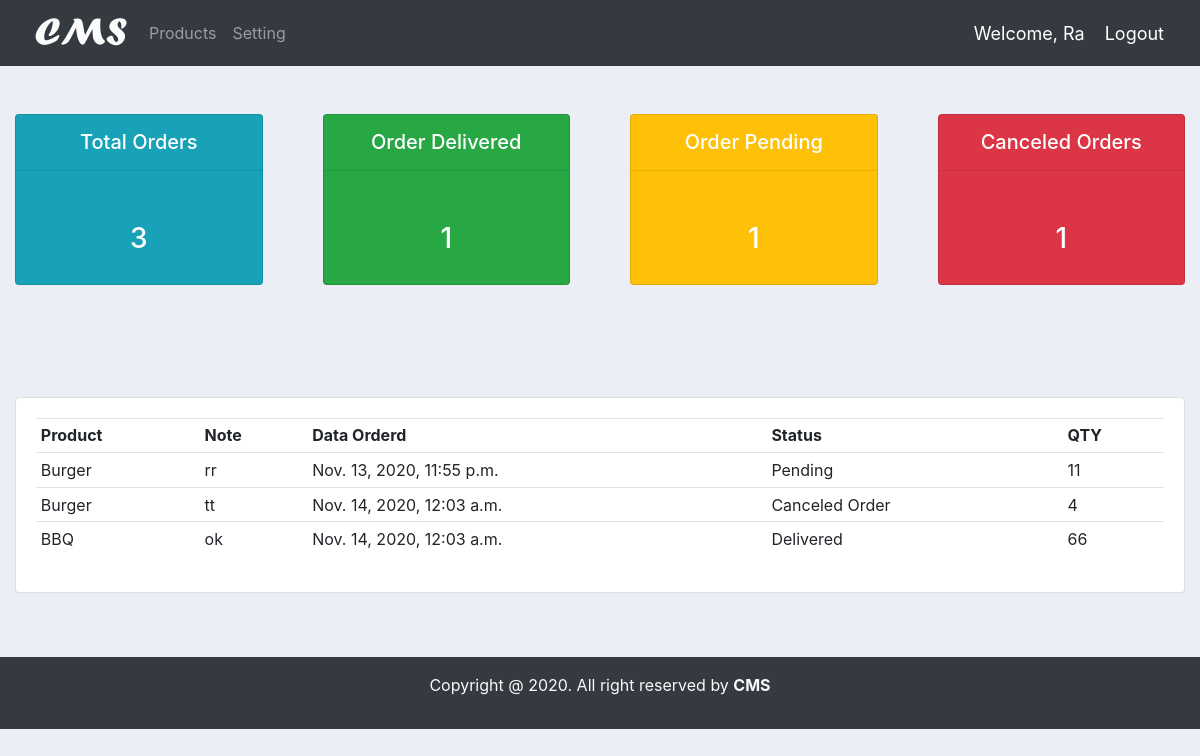
Page /user/ (signed in) on the earlier database version.
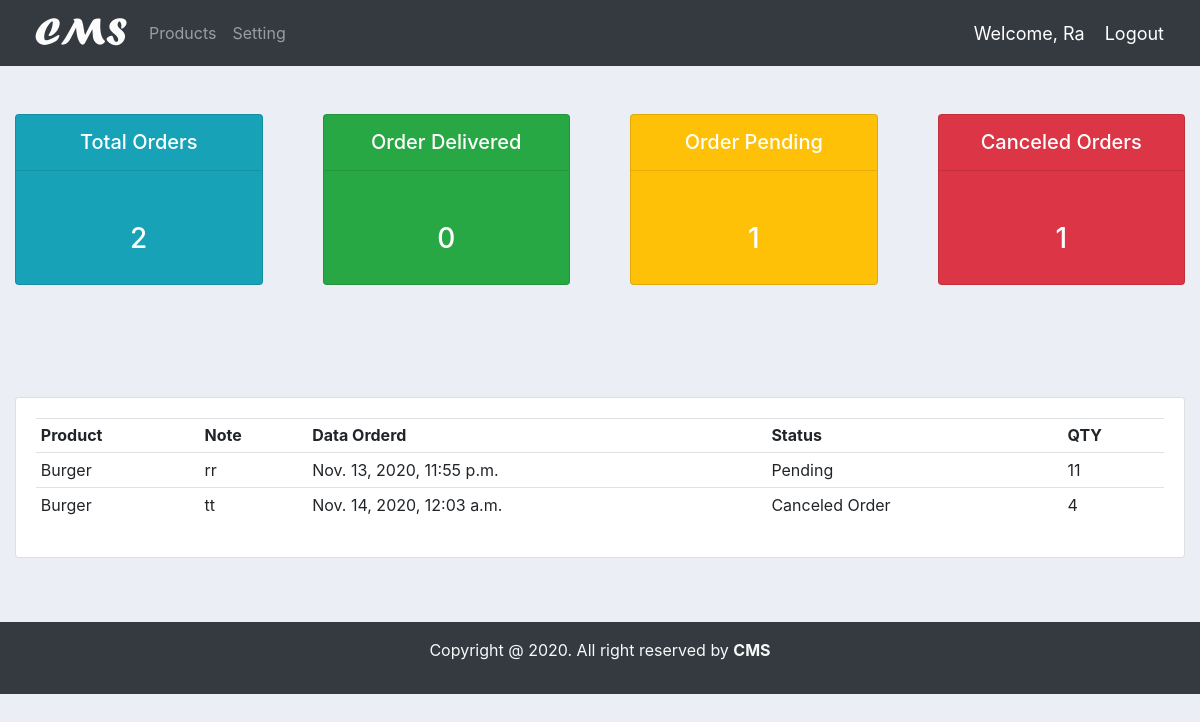
Same page on the later database version.
### accounts/models.py (models this page shows, shortened)
class Order(models.Model):
    STATUS = (
        ('Pending','Pending'),
        ('Canceled Order','Canceled Order'),
        ('Delivered','Delivered')
        )
    customer = models.ForeignKey(Customer, null=True, on_delete=models.SET_NULL)
    Product = models.ForeignKey(Product, null=True, on_delete=models.SET_NULL)
    date_created = models.DateTimeField(auto_now_add=True, null=True)
    statur = models.CharField(max_length=200, null=True, choices=STATUS)
    note = models.CharField(max_length=200, null=True)
    order_content = models.DecimalField(max_digits= 10000, null=True, decimal_places=0)

class Product(models.Model):
    CATAGORY = (
        ('Indoor','Indoor'),
        ('Out Door','Out Door'),
    )
    name = models.CharField(max_length=200, null=True)
    price = models.FloatField(null=True)
    catagory = models.CharField(max_length=200, null=True, choices=CATAGORY)
    descriprion = models.CharField(max_length=500 ,null=True, blank=True)
    data_created = models.DateTimeField(auto_now_add=True)
    tags = models.ManyToManyField(Tag)
    def __str__(self):
        return str(self.name)

### accounts/decorators.py (the view)
        def wrapper_func(request, *args, **kwargs):
            group = None
            if request.user.groups.exists():
                group = request.user.groups.all()[0].name
            if group in allowed_roles:
                return view_func(request, *args, **kwargs)
            else:
                context = {}
                return render(request, 'accounts/customer_not_auth.html', context)

### accounts/views.py (called while the page is built)
@login_required(login_url='login')
@allowed_user(allowed_roles=['customer'])
def userProfile(request):
    orders = request.user.customer.order_set.all()
    total_orders = orders.count()
    order_delivered = orders.filter(statur='Delivered').count()
    order_pending = orders.filter(statur='Pending').count()
    order_cancels = orders.filter(statur='Canceled Order').count()
    context = {
        'total_orders':total_orders,
        'order_delivered':order_delivered,
        'order_pending':order_pending,
        'order_cancels':order_cancels,
        'orders':orders,
    }
    return render(request, 'accounts/user.html', context)

### accounts/templates/accounts/user.html
{% extends 'accounts/main.html' %}
{% block content %}
{% include 'accounts/status.html' %}
    <div class="container-fluid">
        <div class="row py-5">
            <div class="col-md">
                <div class="card card-body">
                    <table class="table table-sm">
                        <tr>
                            <th>Product</th>
                            <th>Note</th>
                            <th>Data Orderd</th>
                            <th>Status</th>
                            <th>QTY</th>
                        </tr>
                        {% for order in orders %}
                        <tr>
                            <td>{{ order.Product }}</td>
                            <td>{{ order.note }}</td>
                            <td>{{ order.date_created }}</td>
                            <td>{{ order.statur }}</td>
                            <td>{{ order.order_content }}</td>
                        </tr>
                        {% endfor %}
                </table>
                </div>
            </div>
        </div>
    </div>
{% endblock %}

Differences in the rows shown:
removed Order: Product "BBQ", note "ok", date_created "Nov. 14, 2020, 12:03 a.m.", statur "Delivered", order_content "66"
Other differences:
{{ total_orders }}: "3" → "2"
{{ order_delivered }}: "1" → "0"
